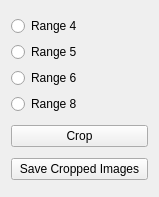
<?xml version="1.0" encoding="UTF-8"?>
<ui version="4.0">
 <class>CropImagesWidget</class>
 <widget class="QWidget" name="CropImagesWidget">
  <property name="geometry">
   <rect>
    <x>0</x>
    <y>0</y>
    <width>159</width>
    <height>197</height>
   </rect>
  </property>
  <property name="windowTitle">
   <string>CropImagesWidget</string>
  </property>
  <layout class="QHBoxLayout" name="horizontalLayout">
   <item>
    <layout class="QVBoxLayout" name="verticalLayout_2">
     <item>
      <layout class="QVBoxLayout" name="verticalLayout">
       <item>
        <widget class="QRadioButton" name="radioButton_4">
         <property name="text">
          <string>Range 4</string>
         </property>
        </widget>
       </item>
       <item>
        <widget class="QRadioButton" name="radioButton_5">
         <property name="text">
          <string>Range 5</string>
         </property>
        </widget>
       </item>
       <item>
        <widget class="QRadioButton" name="radioButton_6">
         <property name="text">
          <string>Range 6</string>
         </property>
        </widget>
       </item>
       <item>
        <widget class="QRadioButton" name="radioButton_8">
         <property name="text">
          <string>Range 8</string>
         </property>
        </widget>
       </item>
      </layout>
     </item>
     <item>
      <widget class="QPushButton" name="crop">
       <property name="text">
        <string>Crop</string>
       </property>
      </widget>
     </item>
     <item>
      <widget class="QPushButton" name="save">
       <property name="text">
        <string>Save Cropped Images</string>
       </property>
      </widget>
     </item>
    </layout>
   </item>
  </layout>
 </widget>
 <layoutdefault spacing="6" margin="11"/>
 <resources/>
 <connections>
  <connection>
   <sender>crop</sender>
   <signal>clicked()</signal>
   <receiver>CropImagesWidget</receiver>
   <slot>crop()</slot>
   <hints>
    <hint type="sourcelabel">
     <x>78</x>
     <y>116</y>
    </hint>
    <hint type="destinationlabel">
     <x>106</x>
     <y>123</y>
    </hint>
   </hints>
  </connection>
  <connection>
   <sender>save</sender>
   <signal>clicked()</signal>
   <receiver>CropImagesWidget</receiver>
   <slot>save()</slot>
   <hints>
    <hint type="sourcelabel">
     <x>231</x>
     <y>102</y>
    </hint>
    <hint type="destinationlabel">
     <x>274</x>
     <y>104</y>
    </hint>
   </hints>
  </connection>
 </connections>
 <slots>
  <slot>crop()</slot>
  <slot>loadCalib()</slot>
  <slot>loadRecons()</slot>
  <slot>save()</slot>
 </slots>
</ui>
